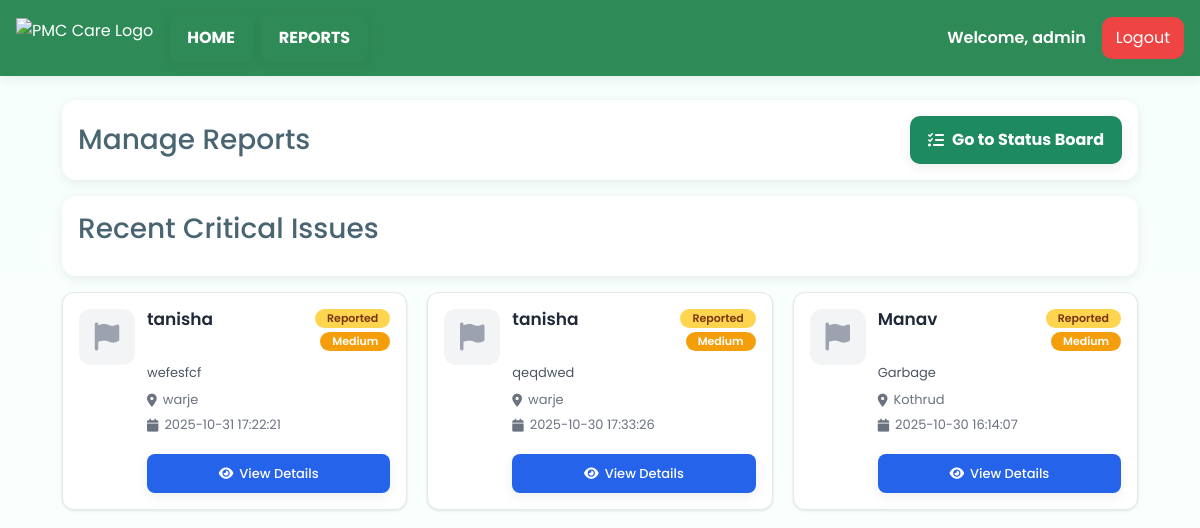
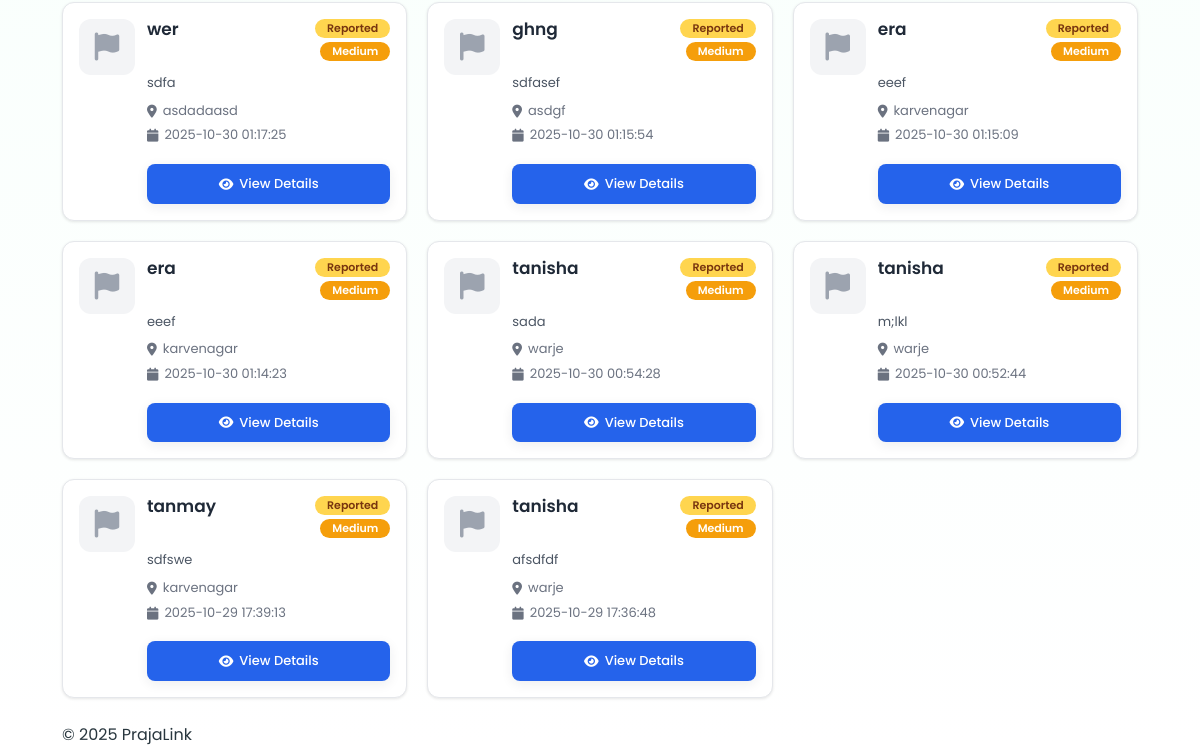
The app's page /employee/dashboard (signed in), older data (2 pictures, top to bottom).
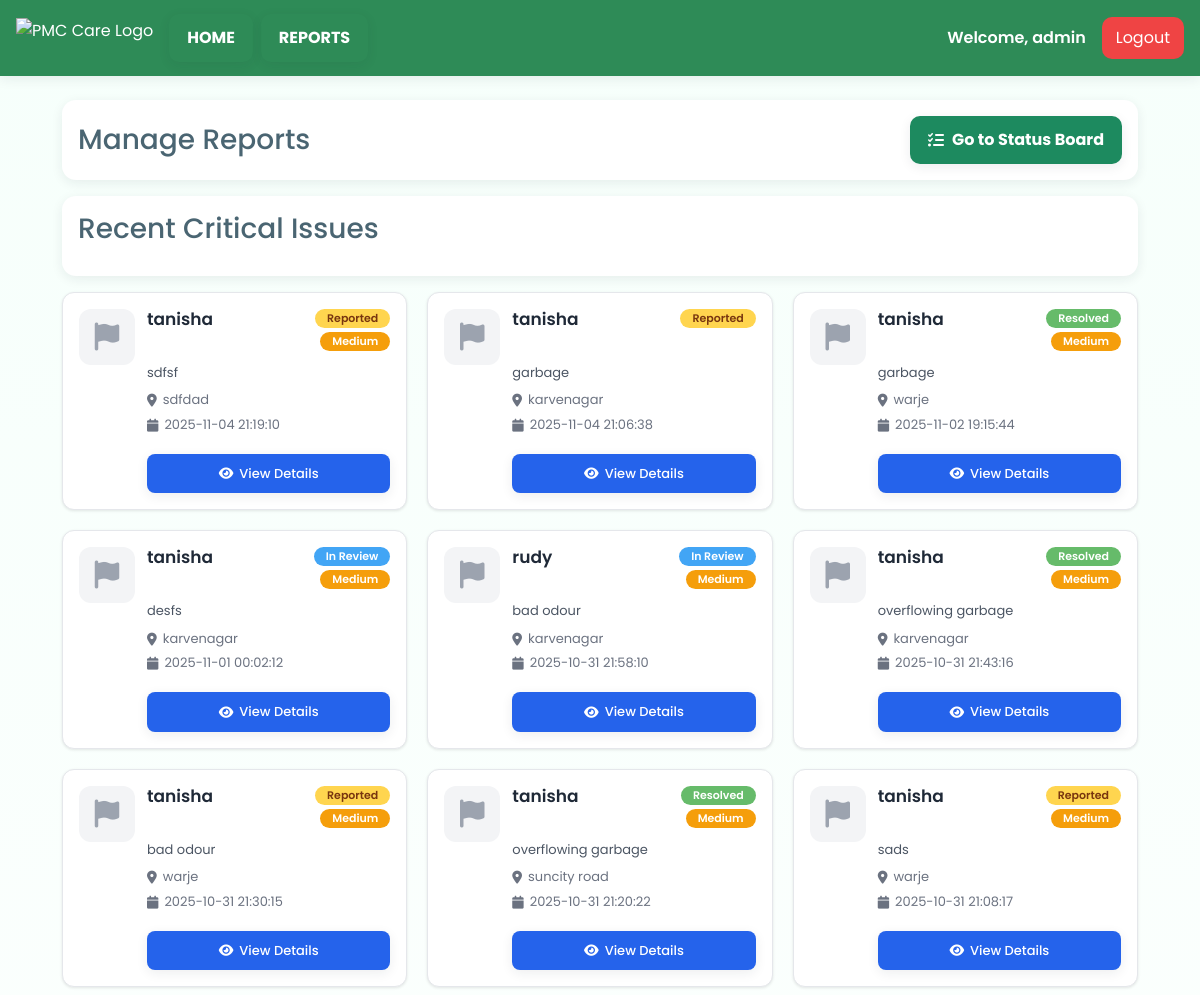
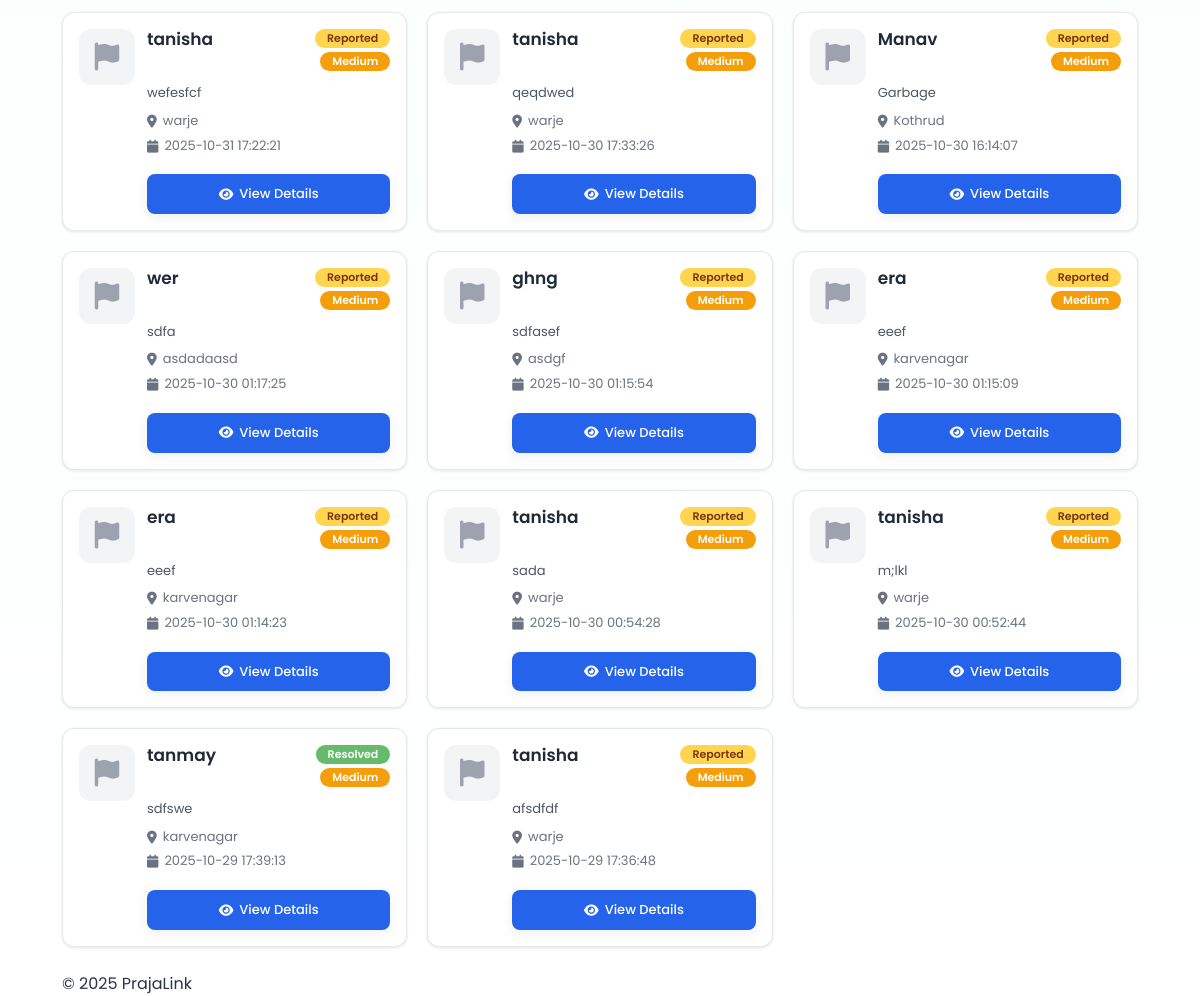
The same page, newer data (2 pictures, top to bottom).
### tables this page shows
CREATE TABLE reports (
        id INTEGER PRIMARY KEY AUTOINCREMENT,
        name TEXT,
        location TEXT,
        description TEXT,
        image_path TEXT,
        severity TEXT,
        coverage REAL,
        preview_path TEXT,
        status TEXT DEFAULT "Pending",
        created_at TEXT
    , latitude REAL, longitude REAL);

### app.py (the view)
@app.route("/employee/dashboard")
def employee_dashboard():
    if "employee" not in session:
        return redirect(url_for("employee"))  # Redirect if not logged in
    try:
        init_reports_db()
    except Exception as e:
        print("⚠️ init_reports_db failed:", e)
    try:
        conn = sqlite3.connect("reports.db")
        conn.row_factory = sqlite3.Row
        cursor = conn.cursor()
        cursor.execute("SELECT * FROM reports ORDER BY created_at DESC")
        reports = cursor.fetchall()
        conn.close()
        error_message = None
    except Exception as e:
        print("⚠️ Error loading reports:", e)
        reports = []
        error_message = "Could not load reports from the database."
    return render_template("employee_dashboard.html", reports=reports, error_message=error_message)

### app.py (called while the page is built)
def init_reports_db():
    conn = sqlite3.connect('reports.db')
    c = conn.cursor()
    c.execute('''CREATE TABLE IF NOT EXISTS reports (
        id INTEGER PRIMARY KEY AUTOINCREMENT,
        name TEXT,
        location TEXT,
        description TEXT,
        category TEXT,
        image_path TEXT,
        severity TEXT,
        coverage REAL,
        preview_path TEXT,
        status TEXT DEFAULT "Pending",
        created_at TEXT,
        latitude REAL,
        longitude REAL
    )''')
    conn.commit()
    conn.close()
    migrate_reports_db_add_coords()

### templates/employee_dashboard.html (shortened to what the changed rows need)
<!DOCTYPE html>
<html lang="en">
<head>
    <link href="https://cdn.jsdelivr.net/npm/bootstrap@5.3.3/dist/css/bootstrap.min.css" rel="stylesheet">
    <link rel="stylesheet" href="https://cdnjs.cloudflare.com/ajax/libs/font-awesome/6.5.0/css/all.min.css">
    <link rel="stylesheet" href="{{ url_for('static', filename='css/index.css') }}">
    <link rel="stylesheet" href="{{ url_for('static', filename='css/employee_dashboard.css') }}">
</head>
<body>
    <div class="container my-4">
        <div class="reports-grid">
            {% for report in reports %}
            {% set raw_status = report['status'] or 'Pending' %}
            {% set display_status = 'Reported' if raw_status == 'Pending' else raw_status %}
            {% set severity = report['severity'] or 'Medium' %}
            <article class="report-card" data-status="{{ display_status }}" data-id="{{ report['id'] }}">
                <div class="card__icon">
                    <i class="fa-solid fa-{{ 'trash-can' if 'garbage' in (report['name'] or '')|lower or 'trash' in (report['name'] or '')|lower else 'droplet' if 'drain' in (report['name'] or '')|lower or 'water' in (report['name'] or '')|lower else 'cloud' if 'air' in (report['name'] or '')|lower else 'flag' }}"></i>
                </div>
                <div class="card__content">
                    <header class="card__header">
                        <h3 class="card__title">{{ report['name'] or 'Untitled Report' }}</h3>
                        <div class="card__badges">
                            <span class="badge badge--{{ display_status | lower | replace(' ', '-') }}">{{ display_status }}</span>
                            <span class="badge badge--severity badge--severity-{{ severity | lower }}">{{ severity }}</span>
                        </div>
                    </header>
                    <div class="card__body">
                        <p class="desc">{{ (report['description'] or '')[:100] }}{% if (report['description'] or '')|length > 100 %}...{% endif %}</p>
                        <div class="card__meta">
                            <p class="meta"><i class="fa-solid fa-location-dot"></i> {{ report['location'] }}</p>
                            <p class="meta"><i class="fa-solid fa-calendar"></i> {{ report['created_at'] }}</p>
                        </div>
                    </div>
                    <footer class="card__footer">
                        <a href="{{ url_for('report_details', report_id=report['id']) }}" class="btn btn--view"><i class="fa-solid fa-eye"></i> View Details</a>
                    </footer>
                </div>
            </article>
            {% else %}
                <p class="no-data">No reports available.</p>
            {% endfor %}
        </div>
    </div>
</body>
</html>

Row changes from the older to the newer data that the page shows:
added reports: name "tanisha", display_status "Reported", severity "Medium", description "sdfsf", location "sdfdad", created_at "2025-11-04 21:19:10"
added reports: name "tanisha", display_status "Reported", description "garbage", location "karvenagar", created_at "2025-11-04 21:06:38", severity "High" (drawn)
added reports: name "tanisha", status "Resolved", severity "Medium", description "garbage", location "warje", created_at "2025-11-02 19:15:44"
added reports: name "tanisha", status "In Review", severity "Medium", description "desfs", location "karvenagar", created_at "2025-11-01 00:02:12"
added reports: name "rudy", status "In Review", severity "Medium", description "bad odour", location "karvenagar", created_at "2025-10-31 21:58:10"
added reports: name "tanisha", status "Resolved", severity "Medium", description "overflowing garbage", location "karvenagar", created_at "2025-10-31 21:43:16"
added reports: name "tanisha", display_status "Reported", severity "Medium", description "bad odour", location "warje", created_at "2025-10-31 21:30:15"
added reports: name "tanisha", status "Resolved", severity "Medium", description "overflowing garbage", location "suncity road", created_at "2025-10-31 21:20:22"
added reports: name "tanisha", display_status "Reported", severity "Medium", description "sads", location "warje", created_at "2025-10-31 21:08:17"
changed reports "tanmay": status "Reported" → "Resolved"
